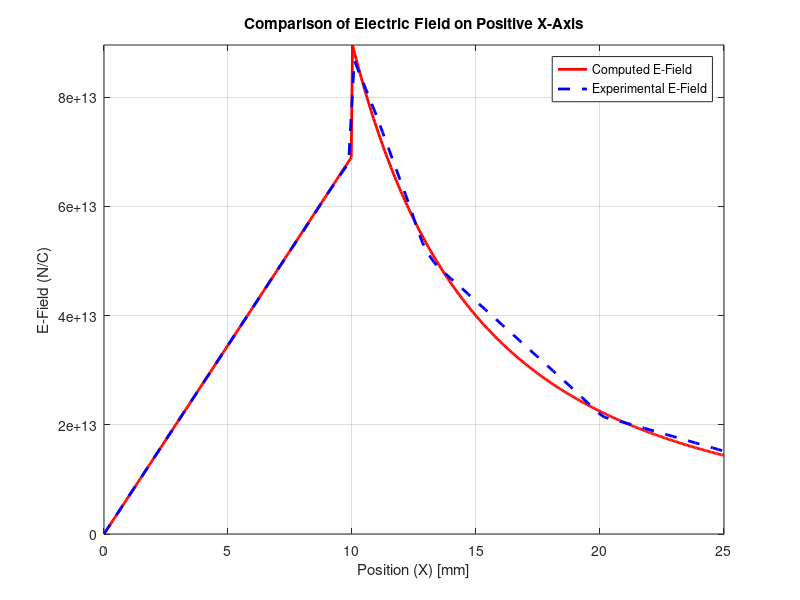

Write MATLAB code to recreate this figure.
% Parameters
a = 10; % Sphere radius (mm)
Q = 1; % Total charge (C)
epsilon_r = 1.3; % Dielectric constant
epsilon_0 = 8.85e-12; % Vacuum permittivity (F/m)

% Define spatial points (only positive axis)
x = linspace(0, 25, 500); % From 0 mm to 25 mm

% Initialize electric field array
E = zeros(size(x));

% Calculate electric field
for i = 1:length(x)
    r = x(i) * 1e-3; % Convert to meters
    if r < a * 1e-3
        % Inside the sphere
        E(i) = (Q * r) / (4 * pi * epsilon_r * epsilon_0 * (a * 1e-3)^3);
    else
        % Outside the sphere
        E(i) = (Q) / (4 * pi * epsilon_0 * r^2);
    end
end

% Plot computed results
figure;
plot(x, E, 'r-', 'LineWidth', 2); % Red solid line for computed results

% Add title and axis labels
title('Comparison of Electric Field on Positive X-Axis');
xlabel('Position (X) [mm]');
ylabel('E-Field (N/C)');

% Show grid
grid on;

% Adjust axis to fit data range
axis tight;

% Load experimental data
data = load('E1.txt');

% Extract X values and E-Field values
X_exp = data(:, 1); % First column
E_Field_exp = data(:, 2); % Second column

% Plot experimental data
hold on;
plot(X_exp, E_Field_exp, 'b--', 'LineWidth', 2); % Blue dashed line for experimental data
legend('Computed E-Field', 'Experimental E-Field');
hold off;


